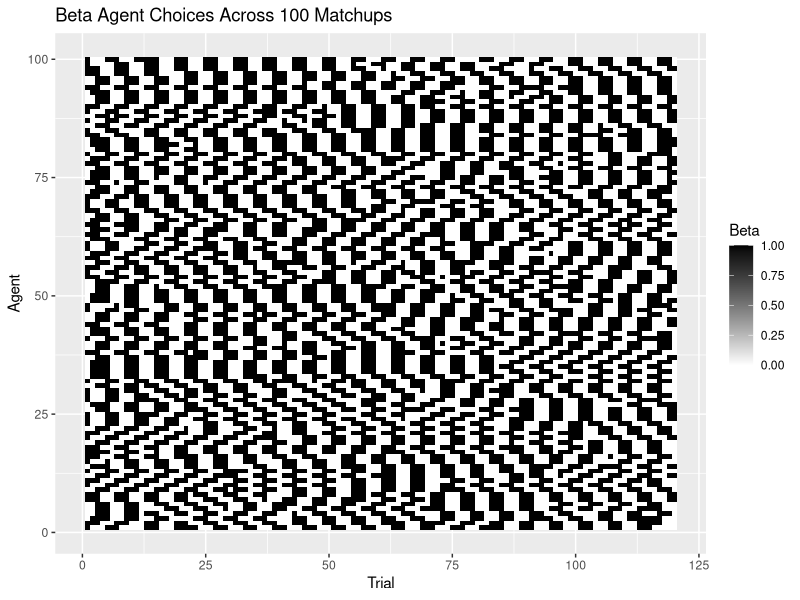
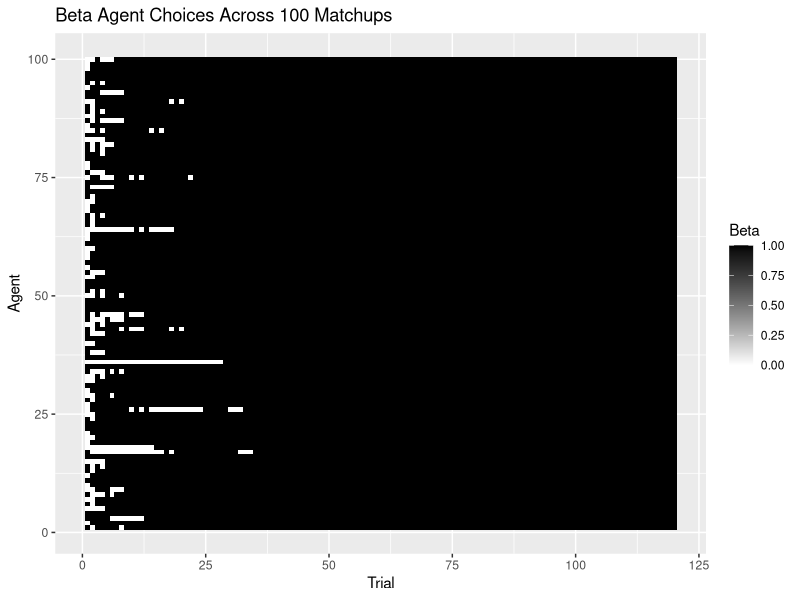
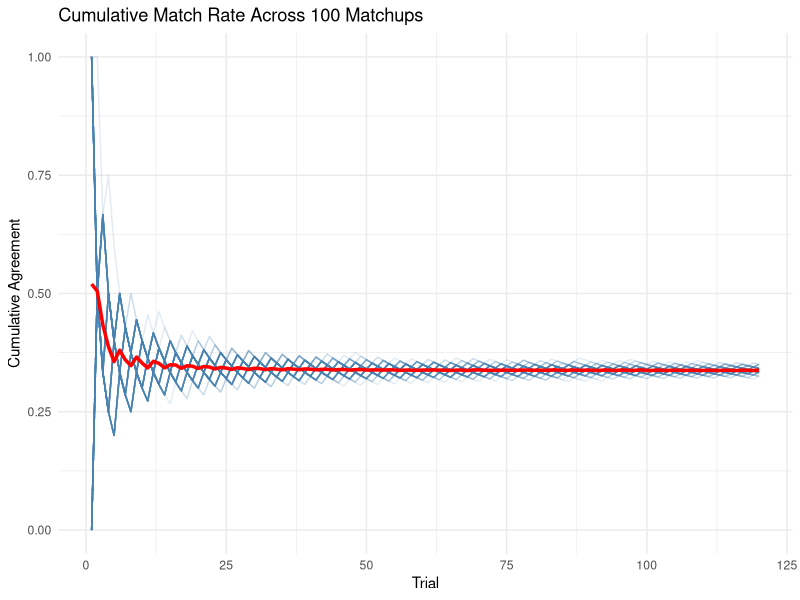
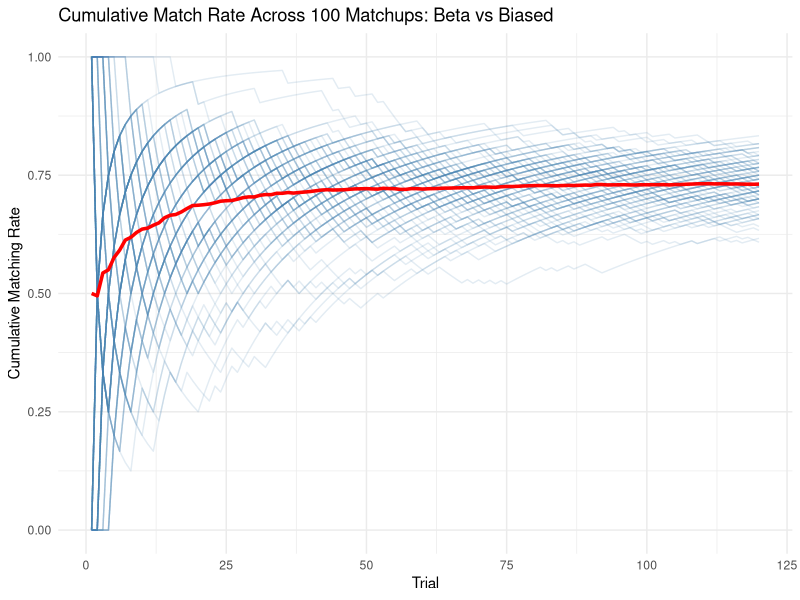
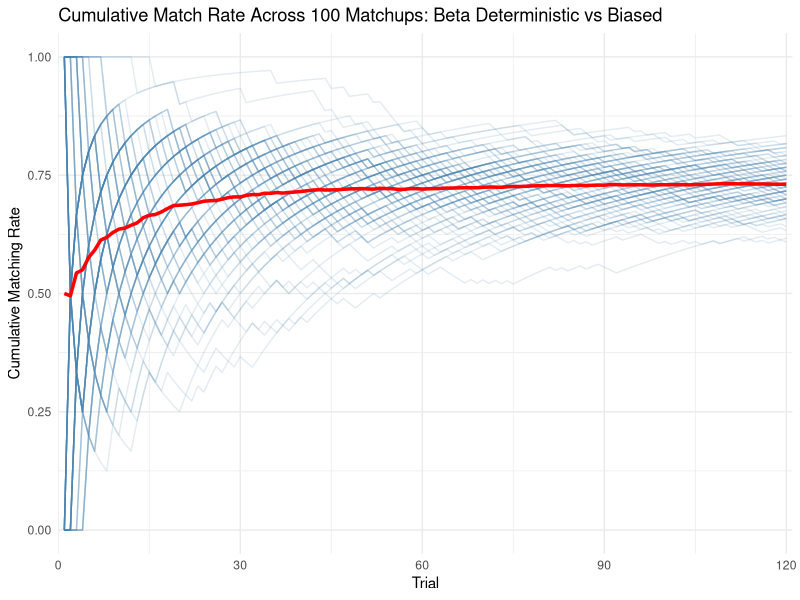

Recreate these plots in R, in order.
## ---- chunk 1
knitr::opts_chunk$set(echo = TRUE)
## ---- chunk 2

library(tidyverse)


## ---- chunk 3

## Global Parameters ##
trials <- 120
agents <- 100
noise <- 0.05
prob_head <- 0.75

## ---- chunk 4

## Random/Biased Agent ##

# biased_agent <- function(prob_head) {
#   
#   choice <- rbinom(1, 1, prob_head)
#   
#   return(choice)
# }


biased_agent_noise <- function(prob_head, noise) {
  
  choice <- rbinom(1, 1, prob_head)
  
  if(rbinom(1, 1, noise)==1){choice =rbinom(1,1,0.5)}
  
  return(choice)
}

## ---- chunk 5
## WSLS Agent ##

# WSLS_agent <- function(prev_choice, feedback){
#   if(feedback==1){
#     choice = prev_choice
#   } else if(feedback==0){
#     choice = 1-prev_choice}
#   return(choice)
# }

WSLS_agent_noise <- function(prev_choice, feedback, noise) {
  
  # Standard WSLS rule
  if (feedback == 1) {
    choice <- prev_choice
  } else if (feedback == 0) {
    choice <- 1 - prev_choice
  }
  
  # Add noise: with probability = noise, randomize choice
  if (rbinom(1, 1, noise) == 1) {choice <- rbinom(1, 1, 0.5)}
  
  return(choice)
}


## ---- chunk 6
beta_agent <- function(prev_alpha, prev_beta, other_prev) {
  
  # Update Beta parameters
  alpha <- prev_alpha + other_prev
  beta  <- prev_beta  + (1 - other_prev)
  
  # Expected value of posterior
  rate <- alpha / (alpha + beta)
  
  # Choice based on expected value
  #choice <- rbinom(1, 1, rate)
  choice <- ifelse(rate >= 0.5, 1, 0)
  
  return(list(choice = choice, alpha = alpha, beta = beta))
}
## ---- chunk 7

simulate_Beta_vs_WSLS <- function(trials, noise) {
  
  # storage
  WSLS_choice <- rep(NA, trials)
  Beta_choice <- rep(NA, trials)
  alpha <- beta <- rep(NA, trials)
  
  # initial states
  WSLS_choice[1] <- rbinom(1, 1, 0.5)
  Beta_choice[1] <- rbinom(1, 1, 0.5)
  alpha[1] <- 1
  beta[1]  <- 1
  
  for (t in 2:trials) {
    
    # --- WSLS agent ---
    if(Beta_choice[t-1]==WSLS_choice[t-1]){feedback=1}else{feedback=0}
    WSLS_choice[t] <- WSLS_agent_noise(WSLS_choice[t-1], 1-feedback, noise) # WSLS is not matching
    
    # --- Beta agent ---
    res <- beta_agent(alpha[t-1], beta[t-1], WSLS_choice[t-1])
    Beta_choice[t] <- res$choice
    alpha[t] <- res$alpha
    beta[t]  <- res$beta
  }
  
  return(list(WSLS = WSLS_choice,
              Beta = Beta_choice,
              alpha = alpha,
              beta = beta))
}


simulate_Beta_vs_WSLS_agents <- function(agents, trials, noise) {
  
  results <- vector("list", agents)
  
  for (i in 1:agents) {
    results[[i]] <- simulate_Beta_vs_WSLS(trials, noise)
  }
  
  return(results)
}


## ---- chunk 8
simulate_Beta_vs_Biased <- function(trials, prob_head, noise) {
  
  # storage
  Beta_choice   <- rep(NA, trials)
  Biased_choice <- rep(NA, trials)
  alpha <- beta <- rep(NA, trials)
  
  # initial states
  Beta_choice[1]   <- rbinom(1, 1, 0.5)
  Biased_choice[1] <- rbinom(1, 1, 0.5)
  alpha[1] <- 1
  beta[1]  <- 1
  
  for (t in 2:trials) {
    
    # --- Biased agent ---
    Biased_choice[t] <- biased_agent_noise(prob_head, noise)
    
    # --- Beta agent ---
    res <- beta_agent(alpha[t-1], beta[t-1], Biased_choice[t-1])
    Beta_choice[t] <- res$choice
    alpha[t] <- res$alpha
    beta[t]  <- res$beta
  }
  
  return(list(
    Beta   = Beta_choice,
    Biased = Biased_choice,
    alpha  = alpha,
    beta   = beta
  ))
}

simulate_Beta_vs_Biased_agents <- function(agents, trials, prob_head, noise) {
  
  results <- vector("list", agents)
  
  for (i in 1:agents) {
    results[[i]] <- simulate_Beta_vs_Biased(
      trials = trials,
      prob_head = prob_head,
      noise = noise
    )
  }
  
  return(results)
}

## ---- chunk 9
## Simulating 100 agents ##
set.seed(123)  # reproducibility
Beta_vs_WSLS <- simulate_Beta_vs_WSLS_agents(agents, trials, noise)
Beta_vs_Biased <- simulate_Beta_vs_Biased_agents(agents, trials, prob_head, noise)
## ---- chunk 10

# Convert Beta vs WSLS results into a data frame #
df <- do.call(rbind, lapply(1:100, function(i) {
  data.frame(
    agent = i,
    trial = 1:length(Beta_vs_WSLS[[i]]$WSLS),
    WSLS = Beta_vs_WSLS[[i]]$WSLS,
    Beta = Beta_vs_WSLS[[i]]$Beta
  )
}))

df$feedback <- ifelse(df$WSLS == df$Beta, 1, 0)

df <- df %>%
  group_by(agent) %>%
  mutate(
    cumulative_rateSelf  = cumsum(feedback) / seq_along(feedback),
    cumulative_rateOther = cumsum(1 - feedback) / seq_along(feedback)
  ) %>%
  ungroup()

df_avg <- df %>%
  group_by(trial) %>%
  summarise(mean_self = mean(cumulative_rateSelf))


# Convert Beta vs Biased results into a data frame #
df2 <- do.call(rbind, lapply(1:100, function(i) {
  data.frame(
    agent = i,
    trial = 1:length(Beta_vs_Biased[[i]]$Biased),
    Biased = Beta_vs_Biased[[i]]$Biased,
    Beta = Beta_vs_Biased[[i]]$Beta
  )
}))

df2$feedback <- ifelse(df2$Biased == df2$Beta, 1, 0)

df2 <- df2 %>%
  group_by(agent) %>%
  mutate(
    cumulative_rateSelf  = cumsum(feedback) / seq_along(feedback),
    cumulative_rateOther = cumsum(1 - feedback) / seq_along(feedback)
  ) %>%
  ungroup()

df_avg2 <- df2 %>%
  group_by(trial) %>%
  summarise(mean_self = mean(cumulative_rateSelf))





## ---- chunk 11

# Heatmaps for Beta choices #
ggplot(df, aes(x = trial, y = agent, fill = Beta)) +
  geom_tile() +
  scale_fill_gradient(low = "white", high = "black") +
  labs(title = "Beta Agent Choices Across 100 Matchups",
       x = "Trial", y = "Agent")


ggplot(df2, aes(x = trial, y = agent, fill = Beta)) +
  geom_tile() +
  scale_fill_gradient(low = "white", high = "black") +
  labs(title = "Beta Agent Choices Across 100 Matchups",
       x = "Trial", y = "Agent")

## ---- chunk 12


ggplot(df, aes(x = trial, y = cumulative_rateSelf, group = agent)) +
  geom_line(alpha = 0.15, color = "steelblue") +
  geom_line(
    data = df_avg,
    aes(x = trial, y = mean_self, group = 1),
    color = "red",
    size = 1.2
  ) +
  labs(
    title = "Cumulative Match Rate Across 100 Matchups",
    x = "Trial",
    y = "Cumulative Agreement"
  ) +
  theme_minimal()
## ---- chunk 13
ggplot(df2, aes(x = trial, y = cumulative_rateSelf, group = agent)) +
  geom_line(alpha = 0.15, color = "steelblue") +
  geom_line(data = df_avg2, aes(x = trial, y = mean_self, group = 1), color = "red", size = 1.2) +
  labs(title = "Cumulative Match Rate Across 100 Matchups: Beta vs Biased", x = "Trial", y = "Cumulative Matching Rate") +
  theme_minimal()
## ---- chunk 14
ggplot(df2, aes(x = trial, y = cumulative_rateSelf, group = agent)) +
  geom_line(alpha = 0.15, color = "steelblue") +
  geom_line(data = df_avg2, aes(x = trial, y = mean_self, group = 1),
            color = "red", size = 1.2) +
  scale_x_continuous(limits = c(1, 120), expand = c(0, 1)) +
  labs(title = "Cumulative Match Rate Across 100 Matchups: Beta Deterministic vs Biased",
       x = "Trial", y = "Cumulative Matching Rate") +
  theme_minimal()
